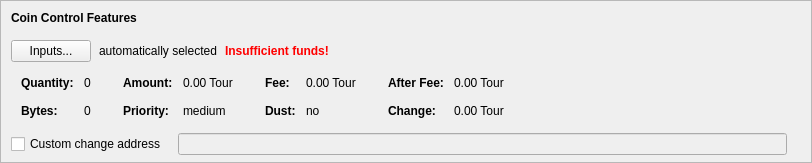
    <widget class="QFrame" name="frameCoinControl">
     <property name="sizePolicy">
      <sizepolicy hsizetype="Expanding" vsizetype="Expanding">
       <horstretch>0</horstretch>
       <verstretch>0</verstretch>
      </sizepolicy>
     </property>
     <property name="maximumSize">
      <size>
       <width>16777215</width>
       <height>16777215</height>
      </size>
     </property>
     <property name="frameShape">
      <enum>QFrame::StyledPanel</enum>
     </property>
     <property name="frameShadow">
      <enum>QFrame::Sunken</enum>
     </property>
     <layout class="QVBoxLayout" name="verticalLayoutCoinControl2">
      <property name="spacing">
       <number>0</number>
      </property>
      <property name="leftMargin">
       <number>0</number>
      </property>
      <property name="topMargin">
       <number>0</number>
      </property>
      <property name="rightMargin">
       <number>0</number>
      </property>
      <property name="bottomMargin">
       <number>6</number>
      </property>
      <item>
       <layout class="QVBoxLayout" name="verticalLayoutCoinControl" stretch="0,0,0,0,1">
        <property name="spacing">
         <number>0</number>
        </property>
        <property name="leftMargin">
         <number>10</number>
        </property>
        <property name="topMargin">
         <number>10</number>
        </property>
        <item>
         <layout class="QHBoxLayout" name="horizontalLayoutCoinControl1">
          <property name="bottomMargin">
           <number>15</number>
          </property>
          <item>
           <widget class="QLabel" name="labelCoinControlFeatures">
            <property name="sizePolicy">
             <sizepolicy hsizetype="Preferred" vsizetype="Maximum">
              <horstretch>0</horstretch>
              <verstretch>0</verstretch>
             </sizepolicy>
            </property>
            <property name="font">
             <font>
              <weight>75</weight>
              <bold>true</bold>
             </font>
            </property>
            <property name="styleSheet">
             <string notr="true">font-weight:bold;</string>
            </property>
            <property name="text">
             <string>Coin Control Features</string>
            </property>
           </widget>
          </item>
         </layout>
        </item>
        <item>
         <layout class="QHBoxLayout" name="horizontalLayoutCoinControl2" stretch="0,0,0,0">
          <property name="spacing">
           <number>8</number>
          </property>
          <property name="bottomMargin">
           <number>10</number>
          </property>
          <item>
           <widget class="QPushButton" name="pushButtonCoinControl">
            <property name="styleSheet">
             <string notr="true"/>
            </property>
            <property name="text">
             <string>Inputs...</string>
            </property>
            <property name="autoDefault">
             <bool>false</bool>
            </property>
           </widget>
          </item>
          <item>
           <widget class="QLabel" name="labelCoinControlAutomaticallySelected">
            <property name="text">
             <string>automatically selected</string>
            </property>
            <property name="margin">
             <number>5</number>
            </property>
           </widget>
          </item>
          <item>
           <widget class="QLabel" name="labelCoinControlInsuffFunds">
            <property name="font">
             <font>
              <weight>75</weight>
              <bold>true</bold>
             </font>
            </property>
            <property name="styleSheet">
             <string notr="true">color:red;font-weight:bold;</string>
            </property>
            <property name="text">
             <string>Insufficient funds!</string>
            </property>
            <property name="margin">
             <number>5</number>
            </property>
           </widget>
          </item>
          <item>
           <spacer name="horizontalSpacerCoinControl">
            <property name="orientation">
             <enum>Qt::Horizontal</enum>
            </property>
            <property name="sizeHint" stdset="0">
             <size>
              <width>40</width>
              <height>1</height>
             </size>
            </property>
           </spacer>
          </item>
         </layout>
        </item>
        <item>
         <widget class="QWidget" name="widgetCoinControl" native="true">
          <property name="sizePolicy">
           <sizepolicy hsizetype="Preferred" vsizetype="Preferred">
            <horstretch>0</horstretch>
            <verstretch>0</verstretch>
           </sizepolicy>
          </property>
          <property name="minimumSize">
           <size>
            <width>0</width>
            <height>0</height>
           </size>
          </property>
          <property name="styleSheet">
           <string notr="true"/>
          </property>
          <layout class="QHBoxLayout" name="horizontalLayoutCoinControl5">
           <property name="leftMargin">
            <number>0</number>
           </property>
           <property name="topMargin">
            <number>0</number>
           </property>
           <property name="rightMargin">
            <number>0</number>
           </property>
           <property name="bottomMargin">
            <number>0</number>
           </property>
           <item>
            <layout class="QHBoxLayout" name="horizontalLayoutCoinControl3" stretch="0,0,0,1">
             <property name="spacing">
              <number>20</number>
             </property>
             <property name="topMargin">
              <number>0</number>
             </property>
             <property name="bottomMargin">
              <number>10</number>
             </property>
             <item>
              <layout class="QFormLayout" name="formLayoutCoinControl1">
               <property name="horizontalSpacing">
                <number>10</number>
               </property>
               <property name="verticalSpacing">
                <number>14</number>
               </property>
               <property name="leftMargin">
                <number>10</number>
               </property>
               <property name="topMargin">
                <number>4</number>
               </property>
               <property name="rightMargin">
                <number>6</number>
               </property>
               <item row="0" column="0">
                <widget class="QLabel" name="labelCoinControlQuantityText">
                 <property name="font">
                  <font>
                   <weight>75</weight>
                   <bold>true</bold>
                  </font>
                 </property>
                 <property name="text">
                  <string>Quantity:</string>
                 </property>
                 <property name="margin">
                  <number>0</number>
                 </property>
                </widget>
               </item>
               <item row="0" column="1">
                <widget class="QLabel" name="labelCoinControlQuantity">
                 <property name="cursor">
                  <cursorShape>IBeamCursor</cursorShape>
                 </property>
                 <property name="contextMenuPolicy">
                  <enum>Qt::ActionsContextMenu</enum>
                 </property>
                 <property name="text">
                  <string notr="true">0</string>
                 </property>
                 <property name="margin">
                  <number>0</number>
                 </property>
                 <property name="textInteractionFlags">
                  <set>Qt::LinksAccessibleByMouse|Qt::TextSelectableByKeyboard|Qt::TextSelectableByMouse</set>
                 </property>
                </widget>
               </item>
               <item row="1" column="0">
                <widget class="QLabel" name="labelCoinControlBytesText">
                 <property name="font">
                  <font>
                   <weight>75</weight>
                   <bold>true</bold>
                  </font>
                 </property>
                 <property name="text">
                  <string>Bytes:</string>
                 </property>
                </widget>
               </item>
               <item row="1" column="1">
                <widget class="QLabel" name="labelCoinControlBytes">
                 <property name="cursor">
                  <cursorShape>IBeamCursor</cursorShape>
                 </property>
                 <property name="contextMenuPolicy">
                  <enum>Qt::ActionsContextMenu</enum>
                 </property>
                 <property name="text">
                  <string notr="true">0</string>
                 </property>
                 <property name="textInteractionFlags">
                  <set>Qt::LinksAccessibleByMouse|Qt::TextSelectableByKeyboard|Qt::TextSelectableByMouse</set>
                 </property>
                </widget>
               </item>
              </layout>
             </item>
             <item>
              <layout class="QFormLayout" name="formLayoutCoinControl2">
               <property name="horizontalSpacing">
                <number>10</number>
               </property>
               <property name="verticalSpacing">
                <number>14</number>
               </property>
               <property name="leftMargin">
                <number>6</number>
               </property>
               <property name="topMargin">
                <number>4</number>
               </property>
               <property name="rightMargin">
                <number>6</number>
               </property>
               <item row="0" column="0">
                <widget class="QLabel" name="labelCoinControlAmountText">
                 <property name="font">
                  <font>
                   <weight>75</weight>
                   <bold>true</bold>
                  </font>
                 </property>
                 <property name="text">
                  <string>Amount:</string>
                 </property>
                 <property name="margin">
                  <number>0</number>
                 </property>
                </widget>
               </item>
               <item row="0" column="1">
                <widget class="QLabel" name="labelCoinControlAmount">
                 <property name="cursor">
                  <cursorShape>IBeamCursor</cursorShape>
                 </property>
                 <property name="contextMenuPolicy">
                  <enum>Qt::ActionsContextMenu</enum>
                 </property>
                 <property name="text">
                  <string notr="true">0.00 Tour</string>
                 </property>
                 <property name="textInteractionFlags">
                  <set>Qt::LinksAccessibleByMouse|Qt::TextSelectableByKeyboard|Qt::TextSelectableByMouse</set>
                 </property>
                </widget>
               </item>
               <item row="1" column="0">
                <widget class="QLabel" name="labelCoinControlPriorityText">
                 <property name="font">
                  <font>
                   <weight>75</weight>
                   <bold>true</bold>
                  </font>
                 </property>
                 <property name="text">
                  <string>Priority:</string>
                 </property>
                </widget>
               </item>
               <item row="1" column="1">
                <widget class="QLabel" name="labelCoinControlPriority">
                 <property name="cursor">
                  <cursorShape>IBeamCursor</cursorShape>
                 </property>
                 <property name="contextMenuPolicy">
                  <enum>Qt::ActionsContextMenu</enum>
                 </property>
                 <property name="text">
                  <string>medium</string>
                 </property>
                 <property name="textInteractionFlags">
                  <set>Qt::LinksAccessibleByMouse|Qt::TextSelectableByKeyboard|Qt::TextSelectableByMouse</set>
                 </property>
                </widget>
               </item>
              </layout>
             </item>
             <item>
              <layout class="QFormLayout" name="formLayoutCoinControl3">
               <property name="horizontalSpacing">
                <number>10</number>
               </property>
               <property name="verticalSpacing">
                <number>14</number>
               </property>
               <property name="leftMargin">
                <number>6</number>
               </property>
               <property name="topMargin">
                <number>4</number>
               </property>
               <property name="rightMargin">
                <number>6</number>
               </property>
               <item row="0" column="0">
                <widget class="QLabel" name="labelCoinControlFeeText">
                 <property name="font">
                  <font>
                   <weight>75</weight>
                   <bold>true</bold>
                  </font>
                 </property>
                 <property name="text">
                  <string>Fee:</string>
                 </property>
                 <property name="margin">
                  <number>0</number>
                 </property>
                </widget>
               </item>
               <item row="0" column="1">
                <widget class="QLabel" name="labelCoinControlFee">
                 <property name="cursor">
                  <cursorShape>IBeamCursor</cursorShape>
                 </property>
                 <property name="contextMenuPolicy">
                  <enum>Qt::ActionsContextMenu</enum>
                 </property>
                 <property name="text">
                  <string notr="true">0.00 Tour</string>
                 </property>
                 <property name="textInteractionFlags">
                  <set>Qt::LinksAccessibleByMouse|Qt::TextSelectableByKeyboard|Qt::TextSelectableByMouse</set>
                 </property>
                </widget>
               </item>
               <item row="1" column="0">
                <widget class="QLabel" name="labelCoinControlLowOutputText">
                 <property name="font">
                  <font>
                   <weight>75</weight>
                   <bold>true</bold>
                  </font>
                 </property>
                 <property name="text">
                  <string>Dust:</string>
                 </property>
                </widget>
               </item>
               <item row="1" column="1">
                <widget class="QLabel" name="labelCoinControlLowOutput">
                 <property name="cursor">
                  <cursorShape>IBeamCursor</cursorShape>
                 </property>
                 <property name="contextMenuPolicy">
                  <enum>Qt::ActionsContextMenu</enum>
                 </property>
                 <property name="text">
                  <string>no</string>
                 </property>
                 <property name="textInteractionFlags">
                  <set>Qt::LinksAccessibleByMouse|Qt::TextSelectableByKeyboard|Qt::TextSelectableByMouse</set>
                 </property>
                </widget>
               </item>
              </layout>
             </item>
             <item>
              <layout class="QFormLayout" name="formLayoutCoinControl4">
               <property name="horizontalSpacing">
                <number>10</number>
               </property>
               <property name="verticalSpacing">
                <number>14</number>
               </property>
               <property name="leftMargin">
                <number>6</number>
               </property>
               <property name="topMargin">
                <number>4</number>
               </property>
               <property name="rightMargin">
                <number>6</number>
               </property>
               <item row="0" column="0">
                <widget class="QLabel" name="labelCoinControlAfterFeeText">
                 <property name="font">
                  <font>
                   <weight>75</weight>
                   <bold>true</bold>
                  </font>
                 </property>
                 <property name="text">
                  <string>After Fee:</string>
                 </property>
                 <property name="margin">
                  <number>0</number>
                 </property>
                </widget>
               </item>
               <item row="0" column="1">
                <widget class="QLabel" name="labelCoinControlAfterFee">
                 <property name="cursor">
                  <cursorShape>IBeamCursor</cursorShape>
                 </property>
                 <property name="contextMenuPolicy">
                  <enum>Qt::ActionsContextMenu</enum>
                 </property>
                 <property name="text">
                  <string notr="true">0.00 Tour</string>
                 </property>
                 <property name="textInteractionFlags">
                  <set>Qt::LinksAccessibleByMouse|Qt::TextSelectableByKeyboard|Qt::TextSelectableByMouse</set>
                 </property>
                </widget>
               </item>
               <item row="1" column="0">
                <widget class="QLabel" name="labelCoinControlChangeText">
                 <property name="font">
                  <font>
                   <weight>75</weight>
                   <bold>true</bold>
                  </font>
                 </property>
                 <property name="text">
                  <string>Change:</string>
                 </property>
                </widget>
               </item>
               <item row="1" column="1">
                <widget class="QLabel" name="labelCoinControlChange">
                 <property name="cursor">
                  <cursorShape>IBeamCursor</cursorShape>
                 </property>
                 <property name="contextMenuPolicy">
                  <enum>Qt::ActionsContextMenu</enum>
                 </property>
                 <property name="text">
                  <string notr="true">0.00 Tour</string>
                 </property>
                 <property name="textInteractionFlags">
                  <set>Qt::LinksAccessibleByMouse|Qt::TextSelectableByKeyboard|Qt::TextSelectableByMouse</set>
                 </property>
                </widget>
               </item>
              </layout>
             </item>
            </layout>
           </item>
          </layout>
         </widget>
        </item>
        <item>
         <layout class="QHBoxLayout" name="horizontalLayoutCoinControl4" stretch="0,0,0">
          <property name="spacing">
           <number>12</number>
          </property>
          <property name="sizeConstraint">
           <enum>QLayout::SetDefaultConstraint</enum>
          </property>
          <property name="topMargin">
           <number>5</number>
          </property>
          <property name="rightMargin">
           <number>5</number>
          </property>
          <item>
           <widget class="QCheckBox" name="checkBoxCoinControlChange">
            <property name="toolTip">
             <string>If this is activated, but the change address is empty or invalid, change will be sent to a newly generated address.</string>
            </property>
            <property name="text">
             <string>Custom change address</string>
            </property>
           </widget>
          </item>
          <item>
           <widget class="QValidatedLineEdit" name="lineEditCoinControlChange">
            <property name="enabled">
             <bool>false</bool>
            </property>
            <property name="sizePolicy">
             <sizepolicy hsizetype="Expanding" vsizetype="Fixed">
              <horstretch>0</horstretch>
              <verstretch>0</verstretch>
             </sizepolicy>
            </property>
           </widget>
          </item>
          <item>
           <widget class="QLabel" name="labelCoinControlChangeLabel">
            <property name="sizePolicy">
             <sizepolicy hsizetype="Preferred" vsizetype="Expanding">
              <horstretch>0</horstretch>
              <verstretch>0</verstretch>
             </sizepolicy>
            </property>
            <property name="minimumSize">
             <size>
              <width>0</width>
              <height>0</height>
             </size>
            </property>
            <property name="text">
             <string/>
            </property>
            <property name="margin">
             <number>3</number>
            </property>
           </widget>
          </item>
         </layout>
        </item>
        <item>
         <spacer name="verticalSpacerCoinControl">
          <property name="orientation">
           <enum>Qt::Vertical</enum>
          </property>
          <property name="sizeHint" stdset="0">
           <size>
            <width>800</width>
            <height>1</height>
           </size>
          </property>
         </spacer>
        </item>
       </layout>
      </item>
     </layout>
    </widget>
